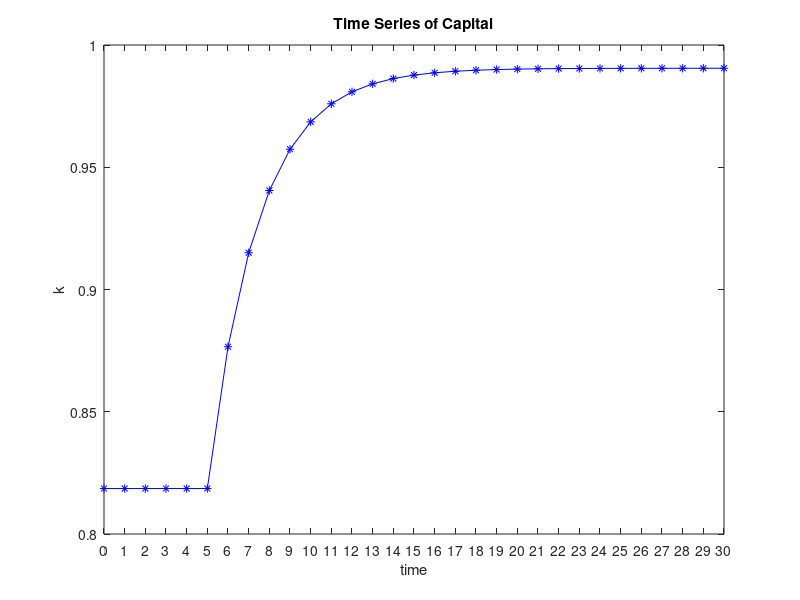
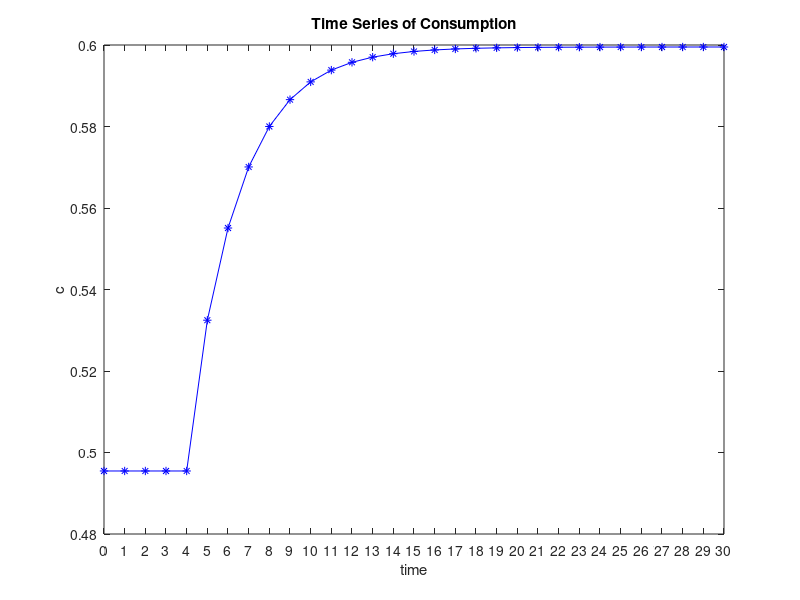
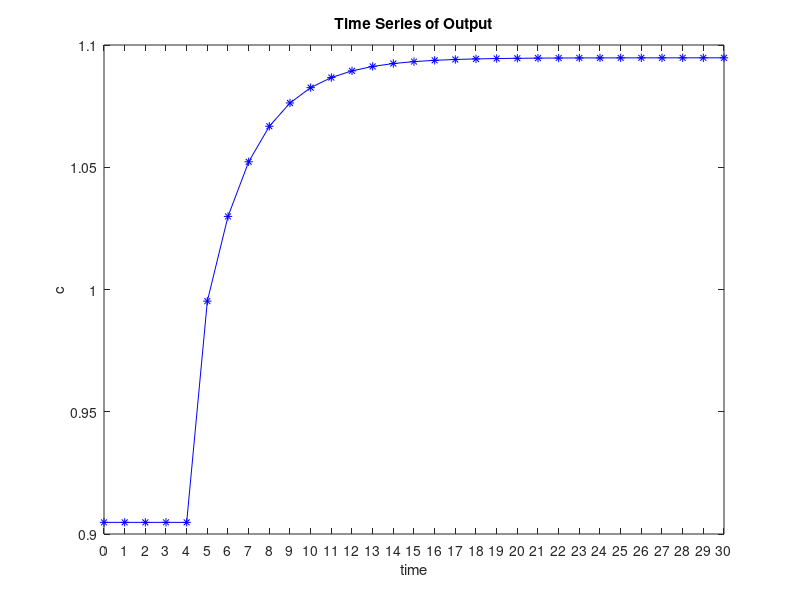
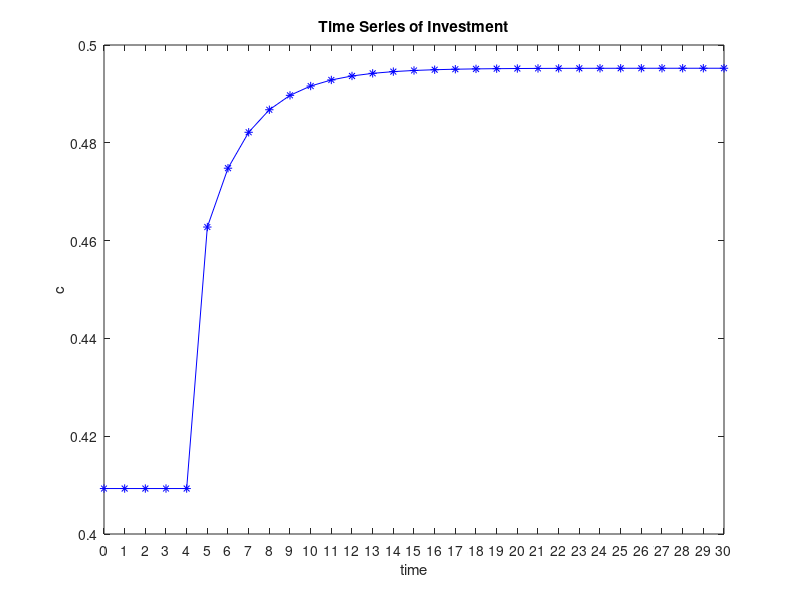

Reproduce these figures in MATLAB, in order.
%%
% 
% * R08323020 陳霖
% * R08323021 陸馨
% 


%% Q1
beta = 0.95;
delta = 0.5;
theta = 0.8;
alpha = 0.5;

A = 1;
k_star_old = ((1/beta+delta-1)/(alpha*A))^(1/(alpha-1));
c_star_old = A*k_star_old^alpha - delta*k_star_old;
k_star_old;
c_star_old;
%% capital before the shock
disp(k_star_old);
%% consumption before the shock
disp(c_star_old);

A = 1.1;
k_star_new = ((1/beta+delta-1)/(alpha*A))^(1/(alpha-1));
c_star_new = A*k_star_new^alpha - delta*k_star_new;
%% The steady states after the shock
%% capital before the shock
disp(k_star_new);
%% consumption before the shock
disp(c_star_new);



%% Q2, Q3
k_star = k_star_new;
c_star = c_star_new;

f2 = alpha*(alpha-1)*A*k_star^(alpha-2);
A_matrix = [1/beta -1; f2*c_star/theta 1-beta*f2*c_star/theta];

%% The linear approximate A
disp(A_matrix)

%%
e = eig(A_matrix);
[V,D] = eig(A_matrix);
%% eigenvalues
disp(e);
%% eigenvectors
disp(V);
%% Q4
k0_hat = k_star_old - k_star_new;
c0_hat = V(2)/V(1)*k0_hat;

k_vector = [k0_hat];
c_vector = [c0_hat];
kt_hat = k0_hat;
ct_hat = c0_hat;
for i = 6 : 30
    kt_hat = kt_hat * D(1);
    ct_hat = ct_hat * D(1);
    k_vector = [k_vector kt_hat];
    c_vector = [c_vector ct_hat];
end

k_vector = k_vector + k_star_new;
c_vector = c_vector + c_star_new;
k_vector = [k_star_old k_star_old k_star_old k_star_old k_star_old k_vector];
c_vector = [c_star_old c_star_old c_star_old c_star_old c_star_old c_vector];
output_vector = [];
investment_vector = [];

for i=1:5
   A = 1;
   output_vector(i) = A * k_vector(i)^alpha;
   investment_vector(i) = output_vector(i) - c_vector(i);    
end

for i=6:31
   A = 1.1;
   output_vector(i) = A * k_vector(i)^alpha;
   investment_vector(i) = output_vector(i) - c_vector(i);
end

y = 0:30;

%% Time Series of Capital
plot(y,k_vector,'-*b'); %線性，顏色，標記
set(gca,'XTick',[0:1:30]) %x軸範圍1-6，間隔1
xlabel('time')  %x軸座標描述
ylabel('k') %y軸座標描述
title('Time Series of Capital')
saveas(gcf,'k.png')

%% Time Series of Consumption
plot(y,c_vector,'-*b'); %線性，顏色，標記
set(gca,'XTick',[0:1:30]) %x軸範圍1-6，間隔1
xlabel('time')  %x軸座標描述
ylabel('c') %y軸座標描述
title('Time Series of Consumption')
saveas(gcf,'c.png')

%% Time Series of Output
plot(y,output_vector,'-*b'); %線性，顏色，標記
set(gca,'XTick',[0:1:30]) %x軸範圍1-6，間隔1
xlabel('time')  %x軸座標描述
ylabel('c') %y軸座標描述
title('Time Series of Output')
saveas(gcf,'output.png')

%% Time Series of Investment
plot(y,investment_vector,'-*b'); %線性，顏色，標記
set(gca,'XTick',[0:1:30]) %x軸範圍1-6，間隔1
xlabel('time')  %x軸座標描述
ylabel('c') %y軸座標描述
title('Time Series of Investment')
saveas(gcf,'investment.png')

%% Q5
theta = 0.1;

A = 1;
k_star_old = ((1/beta+delta-1)/(alpha*A))^(1/(alpha-1));
c_star_old = A*k_star_old^alpha - delta*k_star_old;
k_star_old;
c_star_old;

A = 1.1;
k_star_new = ((1/beta+delta-1)/(alpha*A))^(1/(alpha-1));
c_star_new = A*k_star_new^alpha - delta*k_star_new;
k_star_new;
c_star_new;

%
k_star = k_star_new;
c_star = c_star_new;

f2 = alpha*(alpha-1)*A*k_star^(alpha-2);
A_matrix = [1/beta -1; f2*c_star/theta 1-beta*f2*c_star/theta];
e = eig(A_matrix);
[V,D] = eig(A_matrix);
%% eigenvalues
disp(e);
%% eigenvectors
disp(V);

%%
k0_hat = k_star_old - k_star_new;
c0_hat = V(2)/V(1)*k0_hat;

k_vector = [k0_hat];
c_vector = [c0_hat];
kt_hat = k0_hat;
ct_hat = c0_hat;
for i = 6 : 30
    kt_hat = kt_hat * D(1);
    ct_hat = ct_hat * D(1);
    k_vector = [k_vector kt_hat];
    c_vector = [c_vector ct_hat];
end

k_vector = k_vector + k_star_new;
c_vector = c_vector + c_star_new;
k_vector = [k_star_old k_star_old k_star_old k_star_old k_star_old k_vector];
c_vector = [c_star_old c_star_old c_star_old c_star_old c_star_old c_vector];
output_vector = [];
investment_vector = [];

for i=1:5
   A = 1;
   output_vector(i) = A * k_vector(i)^alpha;
   investment_vector(i) = output_vector(i) - c_vector(i);    
end
for i=6:31
   A = 1.1;
   output_vector(i) = A * k_vector(i)^alpha;
   investment_vector(i) = output_vector(i) - c_vector(i);
end

y = 0:30;

%% Time Series of Capital (theta = 0.1)
plot(y,k_vector,'-*b'); %線性，顏色，標記
set(gca,'XTick',[0:1:30]) %x軸範圍1-6，間隔1
xlabel('time')  %x軸座標描述
ylabel('k') %y軸座標描述
title('Time Series of Capital (theta = 0.1)')
saveas(gcf,'k_5.png')

%% Time Series of Consumption (theta = 0.1)
plot(y,c_vector,'-*b'); %線性，顏色，標記
set(gca,'XTick',[0:1:30]) %x軸範圍1-6，間隔1
xlabel('time')  %x軸座標描述
ylabel('c') %y軸座標描述
title('Time Series of Consumption (theta = 0.1)')
saveas(gcf,'c_5.png')

%% Time Series of Output (theta = 0.1)
plot(y,output_vector,'-*b'); %線性，顏色，標記
set(gca,'XTick',[0:1:30]) %x軸範圍1-6，間隔1
xlabel('time')  %x軸座標描述
ylabel('c') %y軸座標描述
title('Time Series of Output (theta = 0.1)')
saveas(gcf,'output_5.png')


%% Time Series of Investment (theta = 0.1)
plot(y,investment_vector,'-*b'); %線性，顏色，標記
set(gca,'XTick',[0:1:30]) %x軸範圍1-6，間隔1
xlabel('time')  %x軸座標描述
ylabel('c') %y軸座標描述
title('Time Series of Investment (theta = 0.1)')
saveas(gcf,'investment_5.png')